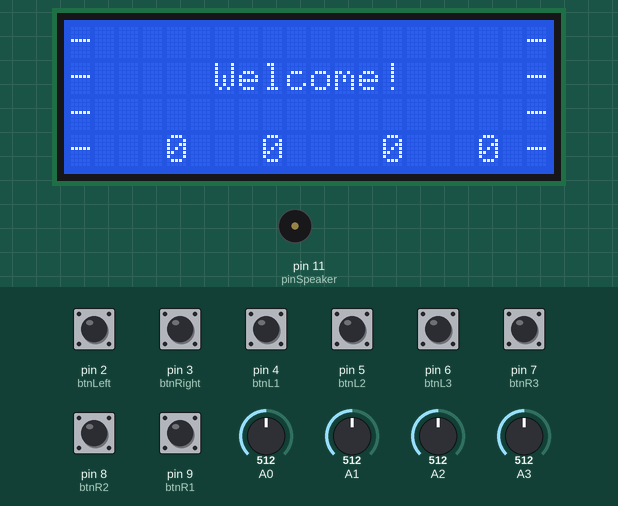
Recording of a sketch running on a simulated Arduino Uno, built with avr-gcc and run on an emulated ATmega328P. Shown: 20×4 character LCD, buzzer (waves = sounding). Inputs (shaded band) come from the test bench; at power-on: pin 2 (btnLeft), pin 3 (btnRight), pin 4 (btnL1), pin 5 (btnL2), pin 6 (btnL3), pin 7 (btnR3), pin 8 (btnR2), pin 9 (btnR1) HIGH, A0 = 512, A1 = 512, A2 = 512, A3 = 512. What the sketch prints to the serial monitor is not drawn.

Above: at 1.6 s.
1.7 s: pin 2 (btnLeft) pulled LOW for 0.15 s
4.8 s: pin 4 (btnL1) pulled LOW for 0.15 s
6.5 s: pin 3 (btnRight) pulled LOW for 0.15 s
At 6.66 s:
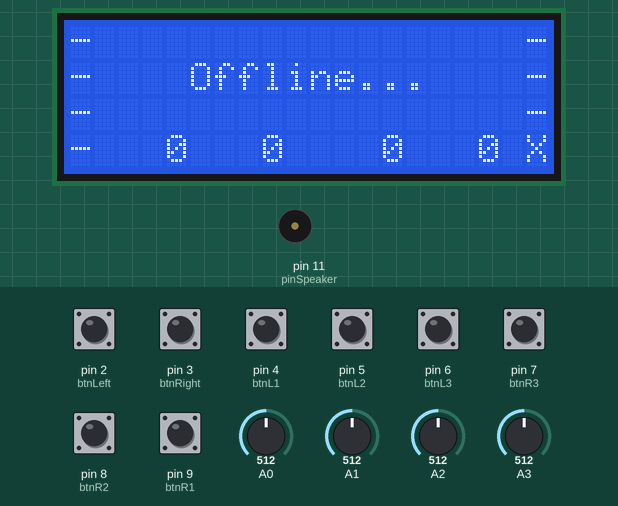
9.6 s: pin 5 (btnL2) pulled LOW for 0.15 s
At 9.76 s:
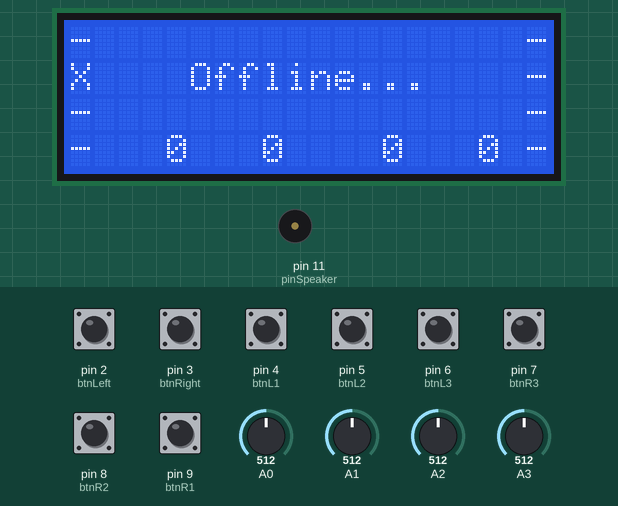
11.3 s: A0 set to 306
At 12.6 s:
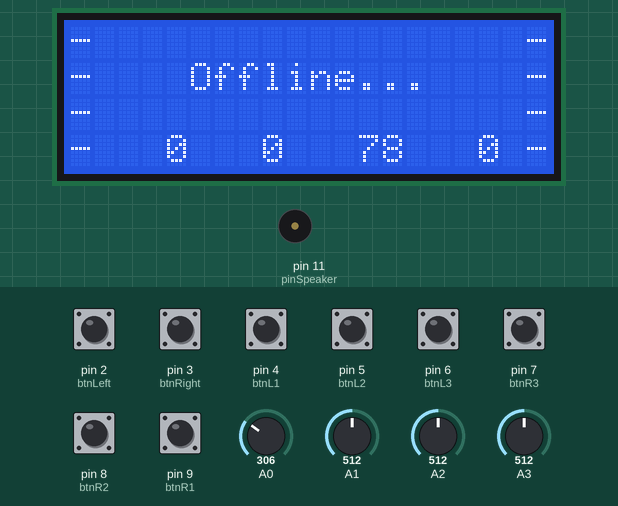
14.3 s: A1 set to 306
At 16.4 s:
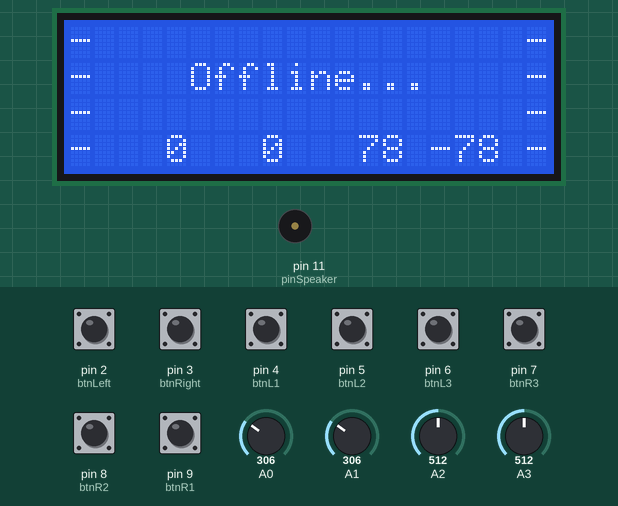
Timing chart, 0 to 17.6 s (numbered marks = the images above; inputs shaded):
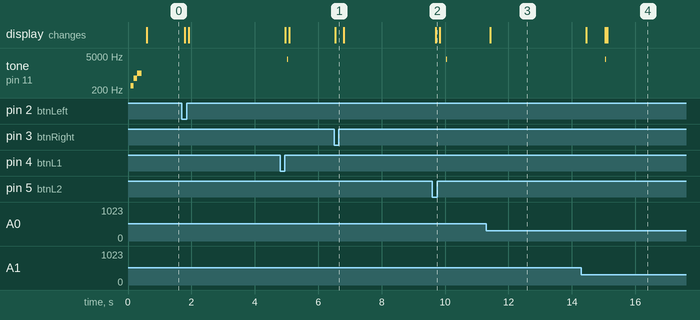

Measured:
- after the input at 6.5 s, the display: changes at once (image 1)
- after the input at 9.6 s, the display: changes after 0.11 s (image 2)
- after the input at 11.3 s, the display: changes after 0.12 s (image 3)
- after the input at 14.3 s, the display: changes after 0.16 s (image 4)

The sketch:

_Arduino.ino
```cpp
#include <Wire.h>
#include <LiquidCrystal_I2C.h>

const int pinSpeaker = 11;
const int kBTCount = 3;

#include "Buttons.h"
#include "Joystick.h"
#include "Utils.h"
#include "Lcd.h"
#include "Commands.h"

struct {
  char* name;
  char* addr;
}
g_BT[kBTCount] = {
  { "Develop", "98d3:31:fc10fa" },
  { "Dog V2",  "0021:12:084A30" }, // Put your robodog BT address here
};

bool g_changeBT = false;
int  g_currBT = 0;

void SendData(byte* data, int len)
{
  Serial.write((byte)'*');
  Serial.write((byte)len);
  Serial.write((byte)GetCheckSum(data, len));
  Serial.write(data, len);
}

void setup()
{
  init_lcd();
  init_buttons();

  Beep( 300, 100);
  Beep( 600, 100);
  Beep(1000, 150);

  start_lcd();

  cycle_buttons();
  if (btnR3.On()) {
    digitalWrite(12, HIGH); // Set AT mode for bluetooth adapter

    lcd.clear();
    lcd.setCursor( 0, 2); lcd.print("Change BT receiver");

    g_changeBT = true;
    Serial.begin(38400);

    // Wait while button is pressed
    while (btnR3.On()) {
      cycle_buttons();
      delay(100);
    }
    btnR3.Reset();

    lcd.setCursor(10, 0); lcd.print("> Select <");
  }
  else {
    Serial.begin(115200);
    Serial.setTimeout(20);
  }
}

struct DATA_PACKET_1
{
  uint8_t type;

  int8_t x1;
  int8_t y1;
  int8_t x2;
  int8_t y2;

  uint8_t buttons;
};

void cycleSendData()
{
  static unsigned long s_lastSend = millis();
  if (millis() - s_lastSend < 125) return; // 10Hz

  cycle_buttons();
  cycle_joystick();

  DATA_PACKET_1 data;

  data.type = 1;

  data.x1 = joy_x1;
  data.y1 = joy_y1;
  data.x2 = joy_x2;
  data.y2 = joy_y2;

  byte bt = 0;
  if (btnLeft .On()) bt |= 0b00000001;
  if (btnRight.On()) bt |= 0b00000010;
  if (btnL1   .On()) bt |= 0b00000100;
  if (btnL2   .On()) bt |= 0b00001000;
  if (btnL3   .On()) bt |= 0b00010000;
  if (btnR1   .On()) bt |= 0b00100000;
  if (btnR2   .On()) bt |= 0b01000000;
  if (btnR3   .On()) bt |= 0b10000000;
  data.buttons = bt;

  SendData((byte*)&data, sizeof(data));
  s_lastSend = millis();

  char str[32];
  sprintf(str, "%4d%4d %4d%4d", (int)data.x1, (int)data.y1, (int)data.x2, (int)data.y2);
  lcd.setCursor(1, 3); lcd.print(str);

  lcd.setCursor(0, 0); lcd.print(btnL3.On()   ? "X" : "-");
  lcd.setCursor(0, 1); lcd.print(btnL2.On()   ? "X" : "-");
  lcd.setCursor(0, 2); lcd.print(btnL1.On()   ? "X" : "-");
  lcd.setCursor(0, 3); lcd.print(btnLeft.On() ? "X" : "-");

  lcd.setCursor(19, 0); lcd.print(btnR3.On()    ? "X" : "-");
  lcd.setCursor(19, 1); lcd.print(btnR2.On()    ? "X" : "-");
  lcd.setCursor(19, 2); lcd.print(btnR1.On()    ? "X" : "-");
  lcd.setCursor(19, 3); lcd.print(btnRight.On() ? "X" : "-");
}

void loopChangeBT()
{
  cycle_buttons();

  if (btnR3.Clicked()) {
    if (++g_currBT >= kBTCount) g_currBT = 0;

    lcd.clear();
    lcd.setCursor(12, 0); lcd.print(g_BT[g_currBT].name);
  }

  if (btnR3.Changed()) {
    lcd.clear();
    lcd.setCursor(0, 0); lcd.print("Re-binding...");

    Serial.println("AT+RMAAD");
    lcd.setCursor(0, 1); lcd.print(Serial.readStringUntil('\n'));

    Serial.print("AT+BIND=");
    Serial.println(g_BT[g_currBT].addr);
    lcd.setCursor(0, 2); lcd.print(Serial.readStringUntil('\n'));

    Serial.println("AT+RESET");
    lcd.setCursor(0, 3); lcd.print(Serial.readStringUntil('\n'));

    delay(1000);
    Serial.begin(115200);
    Serial.setTimeout(20);
    lcd.clear();
    g_changeBT = false;
  }
}

void loop()
{
  if (g_changeBT) {
    loopChangeBT();
  }
  else {
    cycleCommands();
    cycleSendData();
  }

  delay(10);
}
```

Buttons.h
```cpp
const unsigned long kDoubleClickPeriod = 1000; // in msec

class Button
{
public:
  Button(int pin) : m_pin(pin)
  {
    Reset();
  }

  void Init()
  {
    pinMode(m_pin, INPUT);
    digitalWrite(m_pin, HIGH); // Set internal pullup resistor
  }

  void Reset()
  {
    m_clickedTime = 0;
    m_on = m_clicked = m_doubleClicked = m_changed = m_prevState = false;
  }

  void Cycle()
  {
    m_on = (digitalRead(m_pin) == 0) ? true : false;

    if (m_on != m_prevState) {
      if (true == m_on) {
        m_clicked = m_changed = true;
        if (millis() - m_clickedTime < kDoubleClickPeriod) m_doubleClicked = true;

        m_clickedTime = millis();
      }

      m_prevState = m_on;
    }
  }

  bool On() { return m_on; }

  bool Clicked()
  {
    bool ret = m_clicked;
    m_clicked = m_doubleClicked = false;
    return ret;
  }

  bool DoubleClicked()
  {
    bool ret = m_doubleClicked;
    m_clicked = m_doubleClicked = false;
    return ret;
  }

  bool Changed()
  {
    if (m_changed) {
      // Return changed status only after 2 sec after last click
      if (millis() - m_clickedTime > 2000) {
        m_changed = false;
        return true;
      }
    }
    return false;
  }

private:
  int m_pin;
  bool m_on;
  bool m_prevState;
  bool m_clicked;
  bool m_changed;
  bool m_doubleClicked;

  unsigned long m_clickedTime;
};

////////////////////////////

Button btnLeft (2);
Button btnRight(3);

Button btnL1(4);
Button btnL2(5);
Button btnL3(6);

Button btnR1(9);
Button btnR2(8);
Button btnR3(7);

const int kBtnCount = 8;
Button* arrButtons[kBtnCount] =
{
  &btnLeft,
  &btnRight,
  &btnL1, &btnL2, &btnL3,
  &btnR1, &btnR2, &btnR3,
};

///////////////////////////

void init_buttons()
{
  for (int i = 0; i < kBtnCount; ++i) {
    arrButtons[i]->Init();
  }
}

void cycle_buttons()
{
  for (int i = 0; i < kBtnCount; ++i) {
    arrButtons[i]->Cycle();
  }
}
```

Commands.h
```cpp
void BeepCommand(int beepType)
{
  switch (beepType)
  {
  case 1:
    tone(pinSpeaker, 1000, 30);
    break;
  case 2:
    tone(pinSpeaker, 400, 700);
    break;
  case 3: // Error
    tone(pinSpeaker, 3200, 30);
    break;
  }

  // Disable annoying noise from speaker
  digitalWrite(pinSpeaker, HIGH);
}

void printLcdStr(int x, int y, char* str)
{
  lcd.setCursor(x, y);
  lcd.print(str);
}

void processCommand(int cmdId, byte* data, int len)
{
  switch (cmdId) {
  case 0:
    BeepCommand(data[0]);
    break;
  case 1:
    lcd.clear();
    break;
  case 2:
    printLcdStr(data[0], data[1], &data[2]);
    break;
  }

  //char str[32];
  //sprintf(str, "%dC %d.%dV", (int)(data[0]), (int)(data[1]/10), (int)(data[1]%10));
  //lcd.setCursor(0, 0); lcd.print(str);
}

void cycleCommands()
{
  bool found = false;
  while (Serial.available()) {
    if (Serial.read() == '*') {
      found = true;
      break;
    }
  }

  static unsigned long s_onlineTime     = 0;
  static unsigned long s_offlineMsgTime = 0;
  if (!found) {
    if (millis() - s_onlineTime > 1000) {
      if (millis() - s_offlineMsgTime > 5000) {
        lcd.clear();
        printLcdStr(5, 1, "Offline...");
        tone(pinSpeaker, 3700, 10);
        s_offlineMsgTime = millis();
      }
    }
    return;
  }
  s_onlineTime = millis();

  byte len;
  if (Serial.readBytes(&len, 1) != 1) return;
  if (len > 32) return;

  byte checkSum;
  if (Serial.readBytes(&checkSum, 1) != 1) return;

  byte cmdId;
  if (Serial.readBytes(&cmdId, 1) != 1) return;

  byte data[32] = {0};
  if (Serial.readBytes(data, len) != len) return;

  if (GetCheckSum(data, len) != checkSum) return;

  static bool firstCommand = true;
  if (firstCommand) {
    lcd.clear();
    firstCommand = false;
  }

  processCommand(cmdId, data, len);
}
```

Joystick.h
```cpp
int joy_x1, joy_y1;
int joy_x2, joy_y2;

bool map_if_in_range(int& val, int from_min, int from_max, int to_min, int to_max)
{
  if (val >= from_min && val <= from_max)
  {
    val = map(val, from_min, from_max, to_min, to_max);
    return true;
  }

  return false;
}

void cycle_joystick()
{
  int x1 = analogRead(A2);
  int y1 = analogRead(A3);

  int x2 = analogRead(A0);
  int y2 = analogRead(A1);

  // Center the postitions of sticks
  int x1_0 = 162;
  int y1_0 = 167;
  int x2_0 = 170;
  int y2_0 = 165;

  int dt = 15; // Dead zone range (-15 .. +15) where the input will be ignored

  if (!map_if_in_range(x1,        0, x1_0-dt,   100,    0) &&
      !map_if_in_range(x1,  x1_0+dt, 340,  0,  -100))
  {
    x1 = 0; // In dead zone
  }

  if (!map_if_in_range(y1,        0, y1_0-dt,  -100,   0) &&
      !map_if_in_range(y1,  y1_0+dt,     340,     0, 100))
  {
    y1 = 0; // In dead zone
  }

  if (!map_if_in_range(x2 ,       0, x2_0-dt,  -100,   0) &&
      !map_if_in_range(x2,  x2_0+dt,     340,     0, 100))
  {
    x2 = 0; // In dead zone
  }

  if (!map_if_in_range(y2,        0, y2_0-dt,  100,    0) &&
      !map_if_in_range(y2,  y2_0+dt,     340,    0, -100))
  {
    y2 = 0; // In dead zone
  }

  joy_x1 = x1;
  joy_x2 = x2;
  joy_y1 = y1;
  joy_y2 = y2;
}
```

Utils.h
```cpp
byte GetCheckSum(byte* buff, int len)
{
  byte checkSum = 0;
  for (int i = 0; i < len; ++i) checkSum += buff[i];
  return checkSum;
}

void Beep(int hz = 1000, int period = 100)
{
  tone(pinSpeaker, hz, period);
  delay(period);

  // Disable annoying noise from speaker
  digitalWrite(pinSpeaker, HIGH);
}

bool WaitForSerial(int ms)
{
  unsigned long startTime = millis();
  while (millis() - startTime < ms) {
    if (Serial.available()) return true;
    delay(1);
  }
  return false;
}
```

Lcd.h
```cpp
#include <Wire.h>
#include <LiquidCrystal_I2C.h>

LiquidCrystal_I2C lcd(0x27, 20,4);

void init_lcd()
{
  lcd.init();
  // Print a message to the LCD.
  lcd.backlight();
  lcd.setCursor(6, 1);
  lcd.print("Welcome!");
  lcd.setCursor(3, 3);
  lcd.print("Remote Control");
}

void start_lcd()
{
//  lcd.clear();
//  lcd.setCursor(0,3);
//  lcd.print("Pose");
}

void loop_lcd()
{
  //lcd.clear();
}
```
